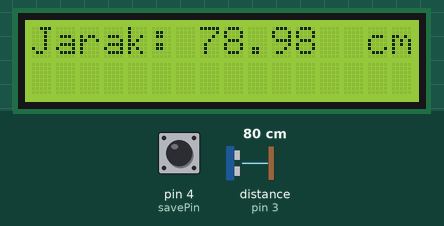
Recording of a sketch running on a simulated Arduino Uno, built with avr-gcc and run on an emulated ATmega328P. Shown: 16×2 character LCD. Wiring (inferred from the names in the program): ultrasonic range finder: trigger pin 2; echo pin 3. The inputs (shaded band) are chosen by the test bench; at power-on: pin 4 (savePin) HIGH, distance to the obstacle (sensor on pin 3) 80 cm. The echo pulse lasts 58.3 µs per cm.

Above: at 5.3 s.
5.4 s: pin 4 (savePin) pulled LOW for 1 s
At 8.4 s:
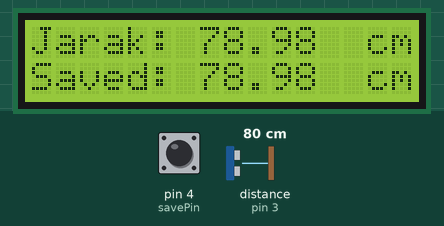
8.7 s: distance to the obstacle (sensor on pin 3) set to 4 cm
At 9.8 s:
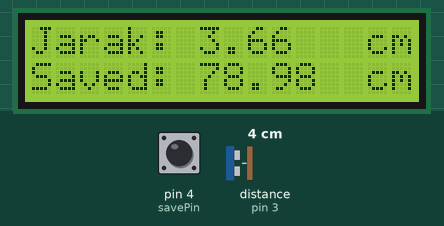
11.7 s: distance to the obstacle (sensor on pin 3) set to 2 cm
At 13.3 s:
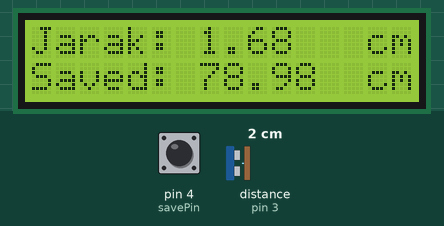
14.7 s: pin 4 (savePin) pulled LOW for 0.15 s
At 15.6 s:
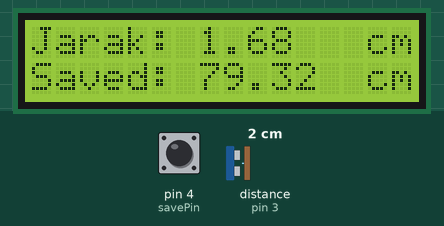
17.9 s: distance to the obstacle (sensor on pin 3) set to 60 cm
At 19.5 s:
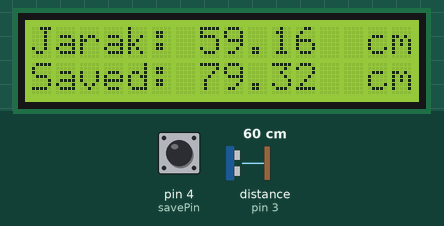
Timing chart, 0 to 20.7 s (numbered marks = the images above; inputs shaded):
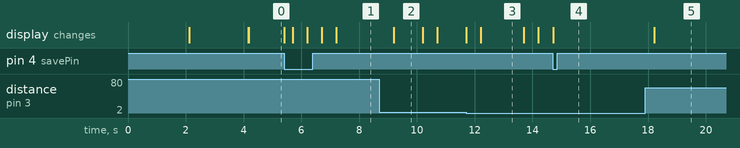

The sketch:

MeteranJarakFinal.ino
```cpp
#include <Wire.h>
#include <LiquidCrystal_I2C.h>

const int TrigPin = 2;      //pin trigger pada sensor ultrasonik
const int EchoPin = 3;      //pin echo pada sensor ultrasonik
const int savePin = 4;      // tombol save/simpan, berfungsi untuk menyimpan nilai jarak dari sensor ultrasonik

unsigned long previousMillis = 0;  // PreviousMillis dan interval berfungsi sebagai timer untuk menentukan
unsigned long interval = 500;      // pengambilan nilai jarak.

bool savingState = false;
float simpanJarak = 0.0;

LiquidCrystal_I2C lcd(0x27, 16, 2);   // 0x27 adalah address I2C pada LCD Screen, bisa jadi berbeda. namun yg paling umum adalah 0x27 dan 0x2F.
                                      // untuk mencari nilai address silahkan googling cara menentukan address LCD screen I2C

void setup() {

  pinMode(TrigPin, OUTPUT);           // Deklarasi pin Trigger sebagai Output
  pinMode(EchoPin, INPUT);            // Deklarasi pin Echo sebagai Input
  pinMode(savePin, INPUT_PULLUP);     // Deklarasi pin tombol save sebagai Input Pullup, Nilai HIGH saat Open dan nilai Low saat Close/dipencet

  lcd.init();                         // Inisialisasi LCD Screen
  lcd.backlight();                    // Perintah menyalakan backlight LCD

  lcd.setCursor(0, 0);                // Dari Line 26 hingga Lin 39 Ini adalah opening saat gadget dinyalakan, silahkan dihapus jika terlalu lama
  lcd.print("Selamat Datang ");
  delay(2000);
  lcd.setCursor(0, 0);
  lcd.print("                ");
  lcd.setCursor(0, 0);
  lcd.print("Jangan Lupa");
  lcd.setCursor(0, 1);
  lcd.print("Like & Subscribe");
  delay(2000);
  lcd.setCursor(0, 0);
  lcd.print("                ");
  lcd.setCursor(0, 1);
  lcd.print("                ");

  lcd.setCursor(0,0);
  lcd.print("Jarak: ");           // Print "Jarak :" pada LCD screen di koordinat (0,0)

}

void loop() {

int tombolSave = digitalRead(savePin);

unsigned long currentMillis = millis();

  if (currentMillis - previousMillis >= interval) {         // Timer pengambilan data jarak
    previousMillis = currentMillis;
    float jarak = fungsiJarak();                            // Pengambilan nilai jarak dan disimpan dalam variabel "jarak"

    lcd.setCursor(7, 0);                                    // Print nilai jarak pada LCD Screen
    lcd.print("     ");
    lcd.setCursor(7, 0);
    lcd.print(jarak);
    lcd.setCursor(14, 0);
    lcd.print("cm");

    if (savingState) {                      // Kondisi ini akan aktif jika tombol Save ditekan, menyimpan jarak kedalam variabel
      simpanJarak = jarak;                  // simpanJarak serta mengembalikan savingState menjadi False
      savingState = false;
    }
  }

  if (tombolSave == LOW) {                  // jika tombol save ditekan, maka saving state akan berubah dari false menjadi true
    savingState = true;

  }
    if (savingState) {                      // Print nilai variabel simpanJarak dan menampilaknnya pada LCD screen
    lcd.setCursor(0, 1);
    lcd.print("Saved: ");
    lcd.print(simpanJarak);
    lcd.setCursor(14, 1);
    lcd.print("cm");
  }
}

float fungsiJarak() {                       // Fungsi untuk menghitung Jarak dengan menggunakan sensor Ultrasonik

  digitalWrite(TrigPin, HIGH);
  delayMicroseconds(10);
  digitalWrite(TrigPin, LOW);

  long durasi = pulseIn(EchoPin, HIGH);
  float jarak = durasi * 0.034 / 2;
  return jarak;
}
```

Measured:
- after the input at 5.4 s, the display: first changes at once (image 1 shows a later state)
- after the input at 8.7 s, the display: changes after 0.50 s (image 2)
- after the input at 11.7 s, the display: first differs from a run without the input after 0.50 s (image 3)
- after the input at 14.7 s, the display: changes at once (image 4)
- what the display in image 2 shows lasts 1.0 s, from 9.2 s to 10.2 s
- what the display in image 3 shows lasts 1.5 s, from 12.2 s to 13.7 s
